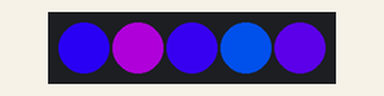
Recording of a sketch running on a simulated Arduino Uno, built with avr-gcc and run on an emulated ATmega328P. Shown: 5 RGB LEDs in strip order, left to right. Dim RGB values are drawn brighter than linear; random numbers use the default seed unless the sketch sets one; what the sketch prints to the serial monitor is not drawn.

Above: at 3.09 s.
At 7.56 s:
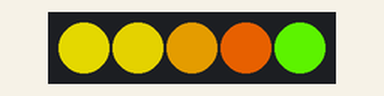
At 12.15 s:
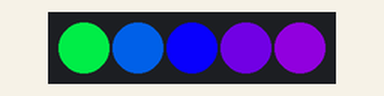
At 21.21 s:
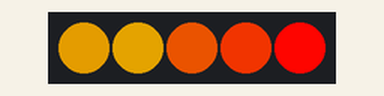
At 30.15 s:
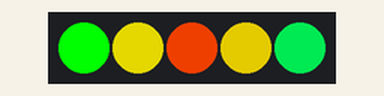
At 39.2 s:
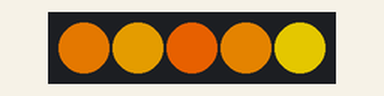

The sketch:

crystal_lamp.ino
```cpp
//#include <Octahedron.h>
#include <FastLED.h>

#define LED_PIN 9
#define NUM_LEDS 5
#define BRIGHTNESS          255
#define FRAMES_PER_SECOND   26

CRGB leds[NUM_LEDS];

uint8_t colorIndex = 0;
uint8_t colorDir = 1;

// Noise function parameters
uint32_t x,time,hue_x;  // x, & time values
uint8_t octaves=3;  // how many octaves to use for the brightness function
uint8_t hue_octaves=2;  // how many octaves to use for the hue function
int scale=10;  // the 'distance' between points on the x axis
int hue_scale=75;  // the 'distance' between x points for the hue noise
int time_speed=1;  // how fast we move through time & hue noise
int x_speed=10; // adjust these values to move along the x axis between frames

void setup() {
  delay(3000);
  Serial.begin(9600);
  FastLED.addLeds<NEOPIXEL, LED_PIN>(leds, NUM_LEDS);
  LEDS.setBrightness(BRIGHTNESS);
  FastLED.setDither(0);

  // initialize the x, hue_x and v_time values
  random16_set_seed(8934);
  random16_add_entropy(analogRead(2));
  hue_x = (uint32_t)((uint32_t)random16() << 16) + (uint32_t)random16();
  x = (uint32_t)((uint32_t)random16() << 16) + (uint32_t)random16();
  time = (uint32_t)((uint32_t)random16() << 16) + (uint32_t)random16();
}

void loop() {
  // send the 'leds' array out to the actual LED strip
  FastLED.show();
  // insert a delay to keep the framerate modest
  FastLED.delay(1000/FRAMES_PER_SECOND);

  edgeNoise(octaves, x, scale, hue_octaves, hue_x, hue_scale, time);

  // adjust the intra-frame time values
  x += x_speed;
  time += time_speed;

  colorIndex += colorDir;

  EVERY_N_SECONDS( 10 )
  {
    if (colorDir == 1) {
      colorDir = -1;
    }
    else {
      colorDir = 1;
    }
  }
}

void edgeNoise(uint8_t octaves, uint16_t x, int scale, uint8_t hue_octaves,
               uint16_t hue_x, int hue_scale, uint16_t time) {
  uint8_t V[NUM_LEDS];
  uint8_t H[NUM_LEDS];

  memset(V,0,NUM_LEDS);
  memset(H,0,NUM_LEDS);

  fill_raw_noise16into8(V,NUM_LEDS,octaves,x,scale,time);
  fill_raw_noise8(H,NUM_LEDS,hue_octaves,hue_x,hue_scale,time);

  for (uint8_t i = 0; i < NUM_LEDS; i++) {
    Serial.print(V[i]);
//    leds[i] = CHSV(H[i]+colorIndex,255,qadd8(V[i],128));
    leds[i] = CHSV(H[i]+colorIndex,qadd8(V[i],128),255);
  }
}
```
